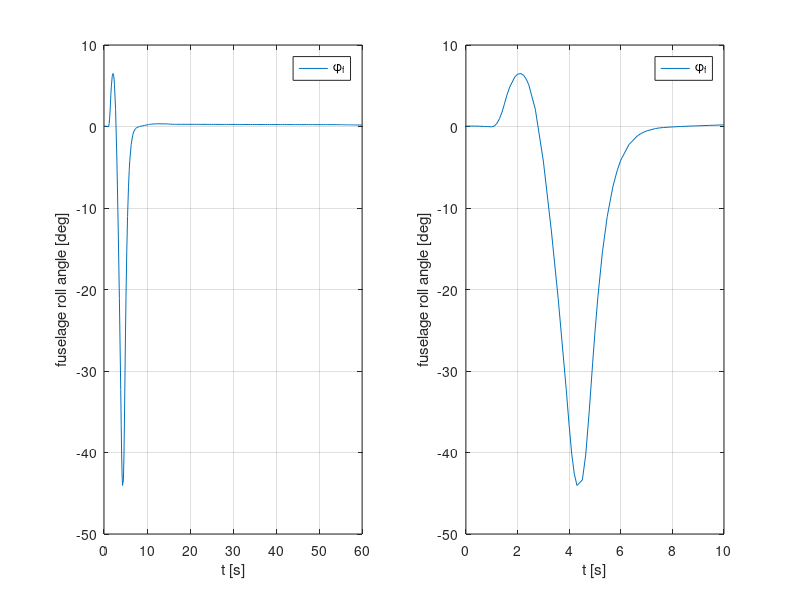
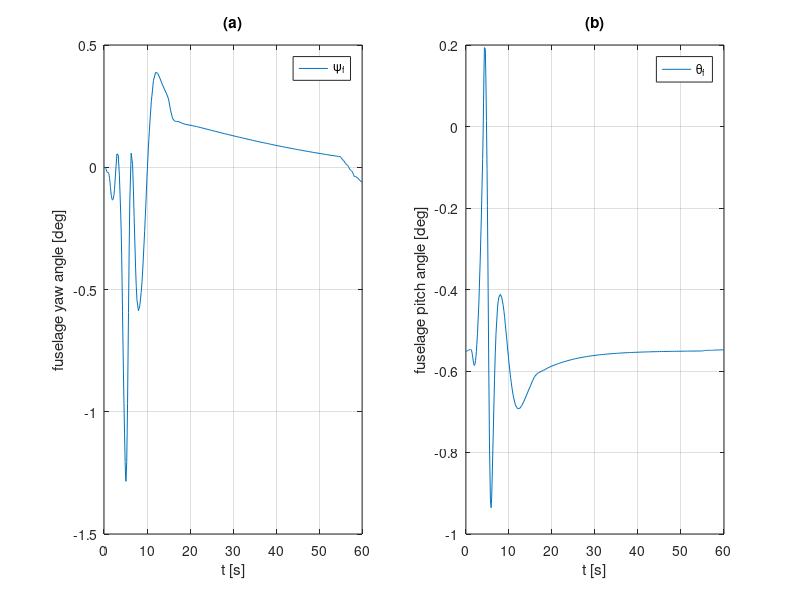
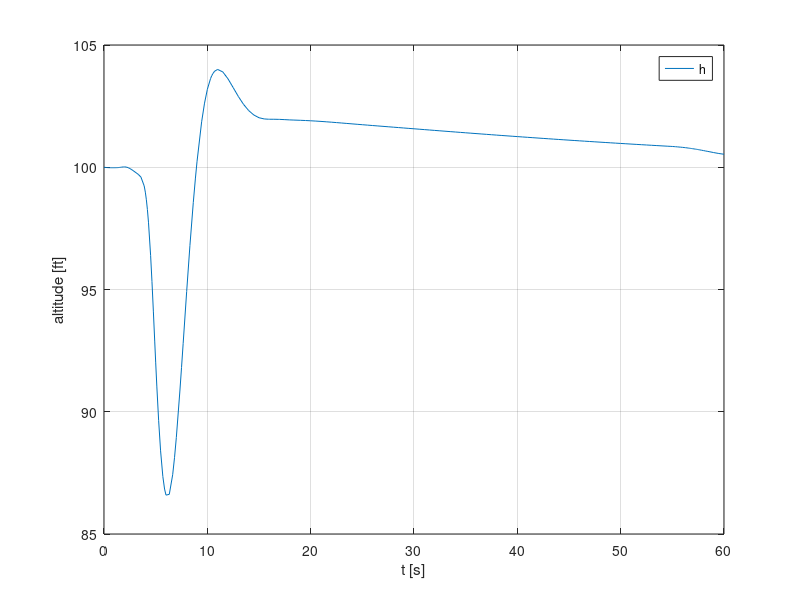
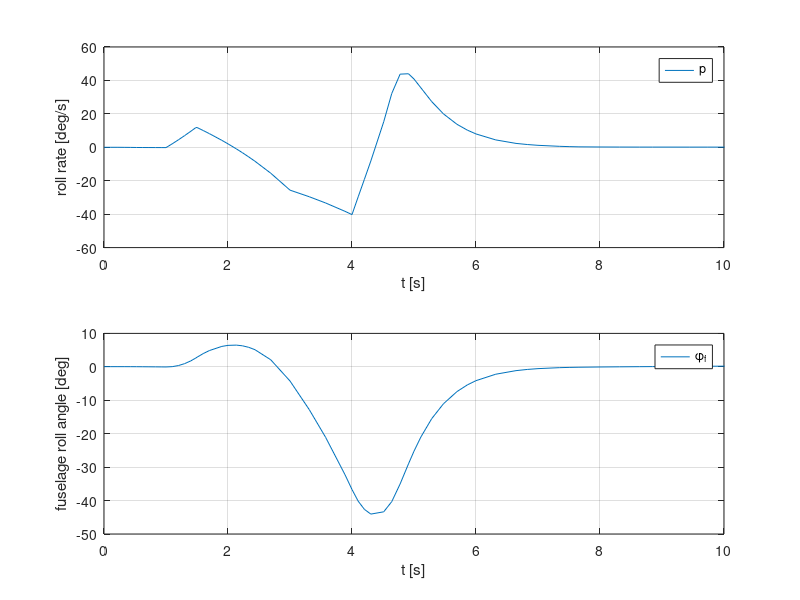

MATLAB code for these plots, in order:
% M-file for outputting the dynamic response of the coaxial helicopter to a 
% disturbance of the lateral cyclic

% Made by John Campfens (1296434)
% Delft University of Technology, February 2008

clear all
close all
clc

load theta1cdisturbance

ft2m    = 0.3048;
kts2ms  = 1852/3600;
deg2rad = pi/180;
rad2deg = 180/pi;

figure(1)
subplot(1,2,1)
plot(t,x(:,9)*rad2deg)
legend('\phi_f')
xlabel('t [s]')
ylabel('fuselage roll angle [deg]')
grid on
xlim([0 60])
%axis([0 15 -8 8]) 
subplot(1,2,2)
plot(t,x(:,9)*rad2deg)
legend('\phi_f')
xlabel('t [s]')
ylabel('fuselage roll angle [deg]')
xlim([0 10])
%axis([0 15 17 22]) 
grid on


figure(2)
subplot(1,2,1)
plot(t,-x(:,7)*rad2deg)
legend('\psi_f')
xlabel('t [s]')
ylabel('fuselage yaw angle [deg]')
grid on
title('(a)')
xlim([0 60])
subplot(1,2,2)
plot(t,x(:,8)*rad2deg)
legend('\theta_f')
xlabel('t [s]')
ylabel('fuselage pitch angle [deg]')
grid on
xlim([0 60])
title('(b)')

figure(3)
plot(t,-x(:,12)*1/ft2m)
legend('h')
xlabel('t [s]')
ylabel('altitude [ft]')
grid on

figure(4)
subplot(2,1,1)
plot(t,x(:,4)*rad2deg)
legend('p')
xlabel('t [s]')
ylabel('roll rate [deg/s]')
grid on
xlim([0 10])
subplot(2,1,2)
plot(t,x(:,9)*rad2deg)
legend('\phi_f')
xlabel('t [s]')
ylabel('fuselage roll angle [deg]')
grid on
xlim([0 10])

figure(5)
subplot(1,2,1)
plot(t,y(:,1)*rad2deg,t,y(:,2)*rad2deg)
legend('\theta_0_u','\theta_0_l')
xlabel('t [s]')
ylabel('Collective pitch angles [deg]')
xlim([0 60])
grid on
subplot(1,2,2)
plot(t,y(:,3)*rad2deg,t,y(:,4)*rad2deg)
legend('\theta_1_s','\theta_1_c')
xlabel('t [s]')
ylabel('Cyclic pitch angles [deg]')
xlim([0 60])
grid on


figure(6)
plot(t,y(:,3)*rad2deg,t,y(:,4)*rad2deg)
legend('\theta_1_s','\theta_1_c')
xlabel('t [s]')
ylabel('Cyclic pitch angles [deg]')
xlim([0 10])
grid on

figure(7)
subplot(2,1,1)
plot(t,-x(:,12)*1/ft2m)
legend('h')
xlabel('t [s]')
ylabel('altitude [ft]')
xlim([0 10])
grid on
subplot(2,1,2)
plot(t,x(:,9)*rad2deg)
legend('\phi_f')
xlabel('t [s]')
ylabel('fuselage roll angle [deg]')
grid on
xlim([0 10])






